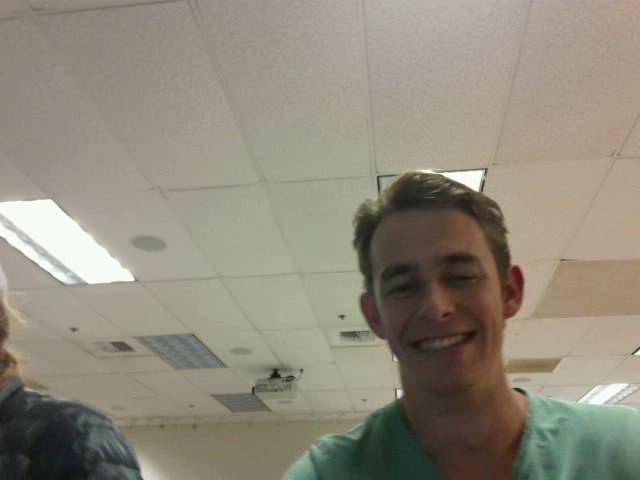
#> input picture frame 9 of Tommy/alternating reading and writing/vid1.avi, 640 x 480 px, given in place of the camera
$ python abeBall3.py
#> lines starting #> are read from the running program, lines starting #| are printed output that depends on the picture; after the words box and inside, x2 and y2 are one past the last pixel; in counts of white or black regions, pixels touching at a corner belong together; pictures that were not available may be replaced by others from this repository, and a replacement may not be noted
import cv2
import numpy as np
from collections import deque


width = 640
height = 480

cap = cv2.VideoCapture(0)
cap.set(3, width)
cap.set(4, height)

video = cv2.VideoCapture("Test.mov")


xMid = width/2
yMid = height/2

dMax = yMid

#define green in hsv
#lower_green = np.array([29,86, 6])
#upper_green = np.array([64, 255, 255])

lower_green = np.array([29,40, 6])
upper_green = np.array([104, 255, 255])

loop = 1

blender = 1

weight1 = 1
weight2 = 0
radius = 0

while(True):

    # Take each frame
    _, frame = cap.read()
#> frame is the input picture: shape (480, 640, 3); mean B, G, R 123.7, 138.5, 144.2

    (ret, play) = video.read()
##    play = cv2.cvtColor(play, cv2.COLOR_BGR2GRAY)

    loop +=1
    if loop == video.get(7):
        video.set(1, 0)
        loop = 0

    # Convert BGR to HSV
    hsv = cv2.cvtColor(frame, cv2.COLOR_BGR2HSV)
#> hsv: shape (480, 640, 3); mean H, S, V 26.2, 45.3, 146.4


    # Threshold the HSV image to get only green colors
    mask = cv2.inRange(hsv, lower_green, upper_green)
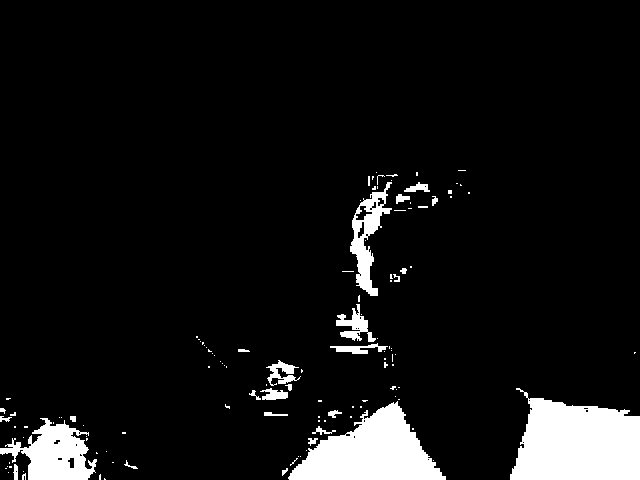
#> mask: shape (480, 640); 7.7% white; 124 white regions (95 under 20 px), largest, box (x1, y1, x2, y2) and area: (510, 388, 640, 480) 8830, (288, 401, 446, 480) 6855, (0, 418, 97, 480) 3216
    mask = cv2.erode(mask, None, iterations=2)
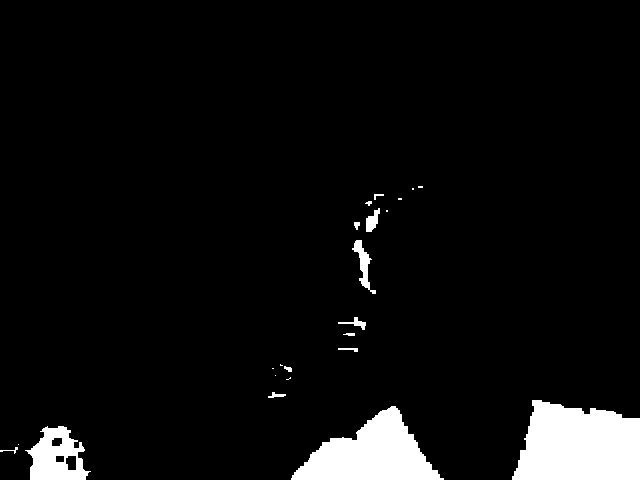
#> mask: shape (480, 640); 5.7% white; 23 white regions (9 under 20 px), largest, box (x1, y1, x2, y2) and area: (512, 400, 640, 480) 8235, (291, 406, 444, 480) 6102, (25, 426, 91, 480) 2127
    mask = cv2.dilate(mask, None, iterations=2)
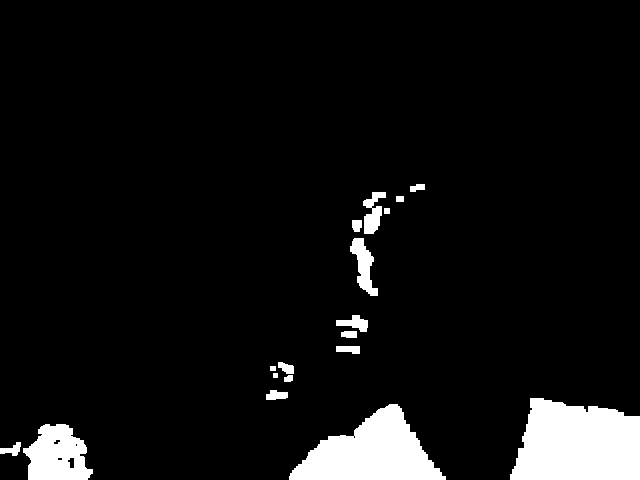
#> mask: shape (480, 640); 6.8% white; 18 white regions

    cnts = cv2.findContours(mask.copy(), cv2.RETR_EXTERNAL, cv2.CHAIN_APPROX_SIMPLE)[1]
#> cnts = 18 contours, 1 with area under 20; largest, box (x1, y1, x2, y2) and area: (510, 398, 640, 480) 8522, (289, 404, 446, 480) 6523, (23, 424, 93, 480) 2728, (350, 238, 378, 296) 698, (363, 192, 386, 234) 474


    noTarget = True
    # only proceed if at least one contour was found
    if len(cnts) > 0:
            # find the largest contour in the mask, then use
            # it to compute the minimum enclosing circle and
            # centroid
            c = max(cnts, key=cv2.contourArea)
#> c = contour of 73 points, box (x1, y1, x2, y2) (510, 398, 640, 480), area 8522
            ((x, y), radius) = cv2.minEnclosingCircle(c)
#> x = 574.5; y = 447.5; radius = 71.78
            M = cv2.moments(c)
#> M = moments, m00 8522.5, centre m10/m00, m01/m00 = (577.9, 443.7)
            cx = (int(M["m10"] / M["m00"]))
#> cx = 577
            cy = (int(M["m01"] / M["m00"]))
#> cy = 443
            center = (cx, cy) # center of ball
#> center = (577, 443)

            if radius > 30 and radius < 120:
                noTarget = False
                    # draw the circle and centroid on the frame,
                    # then update the list of tracked points
                cv2.circle(frame, (int(x), int(y)), int(radius),
                        (0, 255, 255), 2)
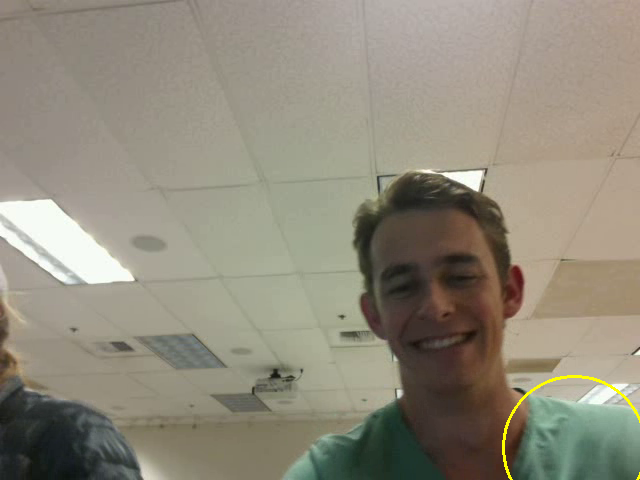
#> frame: shape (480, 640, 3); 0.22% of pixels changed, all inside (x1, y1, x2, y2) = (502, 375, 640, 480)
                cv2.circle(frame, center, 5, (0, 0, 255), -1)
#> frame: shape (480, 640, 3); 0.03% of pixels changed, all inside (x1, y1, x2, y2) = (572, 438, 583, 449)


                d = ((cx - xMid)**2 + (cy - yMid)**2)**0.5
#> d = 327.5

                if d < dMax:
                    weight1 = d/dMax
                else:
                   weight1 = 1


    if noTarget and weight1 < 1:
        weight1 += 0.02
        if weight1 > 1:
            weight1 = 1


    weight2 = 1-weight1
    blend = cv2.addWeighted(frame, weight1, play, weight2, 0)
    # show the frame to our screen
    cv2.imshow("Frame", blend)
    key = cv2.waitKey(1) & 0xFF
#> (key q is pressed here)

    # if the 'q' key is pressed, stop the loop
    if key == ord("q"):
            break

cv2.destroyAllWindows()

$ run again, starting later in the video
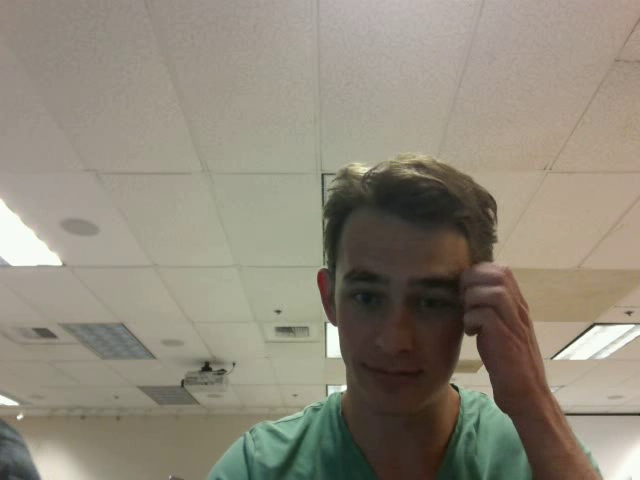
#> input picture frame 41 of Tommy/alternating reading and writing/vid1.avi, 640 x 480 px, given in place of the camera
#> frame is the input picture: shape (480, 640, 3); mean B, G, R 122, 136.4, 142.9
#> hsv: shape (480, 640, 3); mean H, S, V 23, 46.9, 144.8
#> `mask = cv2.dilate(mask, None, iterations=2)`:
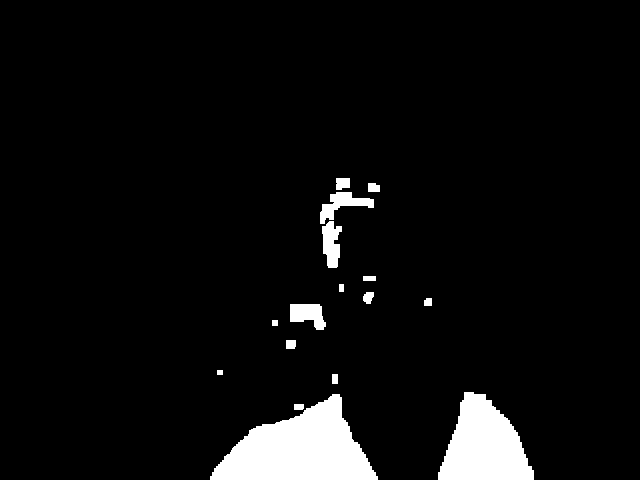
#> mask: shape (480, 640); 5.4% white; 16 white regions
#> cnts = 16 contours; largest, box (x1, y1, x2, y2) and area: (210, 394, 378, 480) 8222, (438, 392, 534, 480) 5338, (320, 192, 374, 224) 622, (290, 304, 326, 330) 586, (322, 221, 342, 268) 580
#> c = contour of 154 points, box (x1, y1, x2, y2) (210, 394, 378, 480), area 8222
#> x = 293.5; y = 465.3; radius = 84.61
#> M = moments, m00 8222.5, centre m10/m00, m01/m00 = (299, 449.3)
#> cx = 298
#> cy = 449
#> center = (298, 449)
#> `cv2.circle(frame, (int(x), int(y)), int(radius), (0, 255, 255), 2)`:
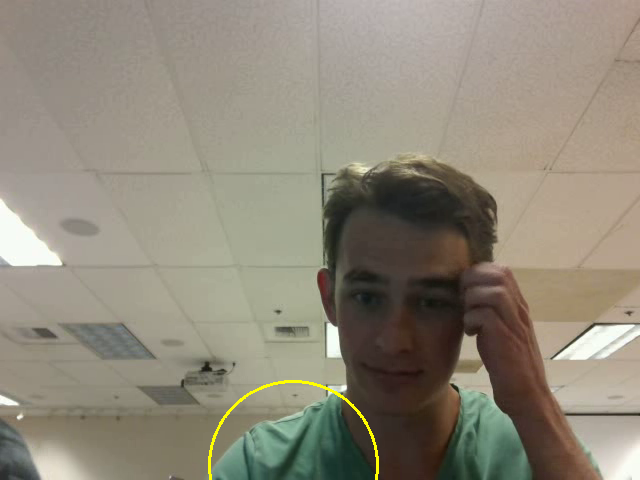
#> frame: shape (480, 640, 3); 0.28% of pixels changed, all inside (x1, y1, x2, y2) = (208, 380, 379, 480)
#> d = 210.2
#> weight1 = 0.876
#> weight2 = 0.124

$ run again, starting later in the video
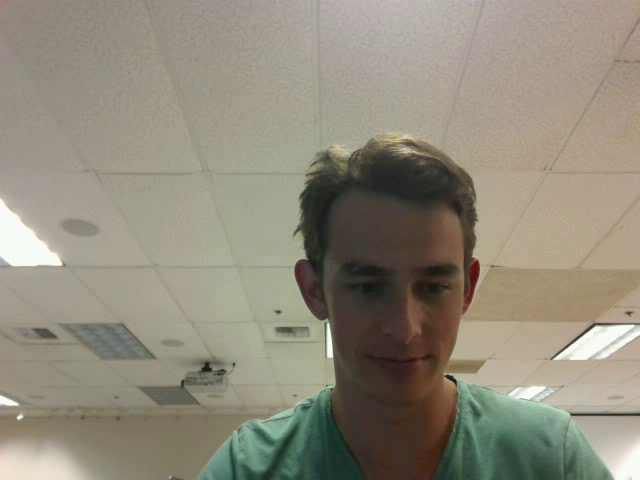
#> input picture frame 73 of Tommy/alternating reading and writing/vid1.avi, 640 x 480 px, given in place of the camera
#> frame is the input picture: shape (480, 640, 3); mean B, G, R 123.7, 138.6, 144.6
#> hsv: shape (480, 640, 3); mean H, S, V 24, 46.3, 146.9
#> `mask = cv2.dilate(mask, None, iterations=2)`:
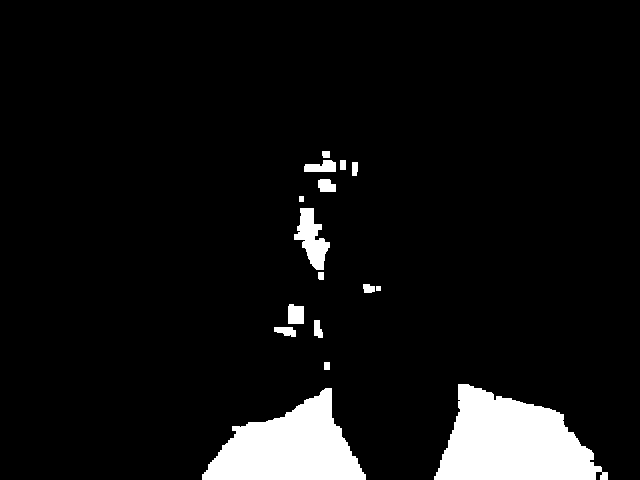
#> mask: shape (480, 640); 7.2% white; 16 white regions
#> cnts = 16 contours, 1 with area under 20; largest, box (x1, y1, x2, y2) and area: (434, 384, 608, 480) 10469, (202, 388, 366, 480) 8488, (294, 208, 330, 270) 1050, (288, 304, 304, 324) 264, (304, 160, 336, 172) 253
#> c = contour of 157 points, box (x1, y1, x2, y2) (434, 384, 608, 480), area 10469
#> x = 520.5; y = 450.3; radius = 91.13
#> M = moments, m00 10469, centre m10/m00, m01/m00 = (511.6, 442.3)
#> cx = 511
#> cy = 442
#> center = (511, 442)
#> `cv2.circle(frame, (int(x), int(y)), int(radius), (0, 255, 255), 2)`:
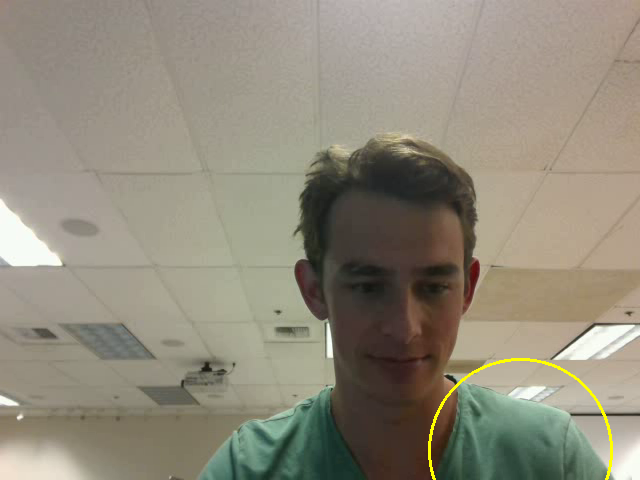
#> frame: shape (480, 640, 3); 0.33% of pixels changed, all inside (x1, y1, x2, y2) = (428, 358, 613, 480)
#> d = 278
